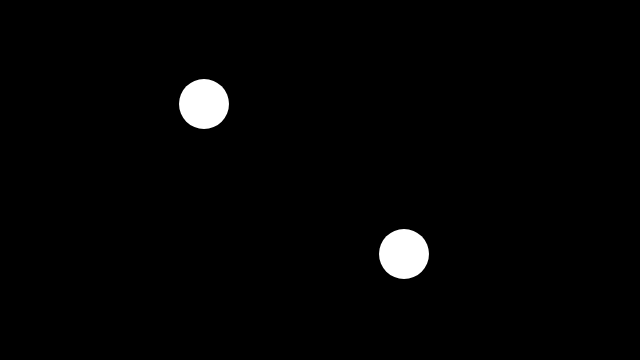
Frame 1 (no input)
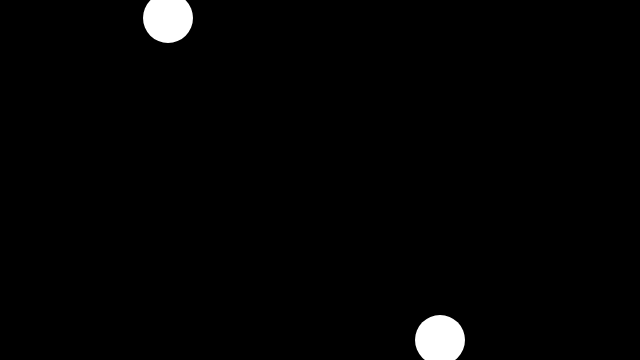
Frame 60 (no input)
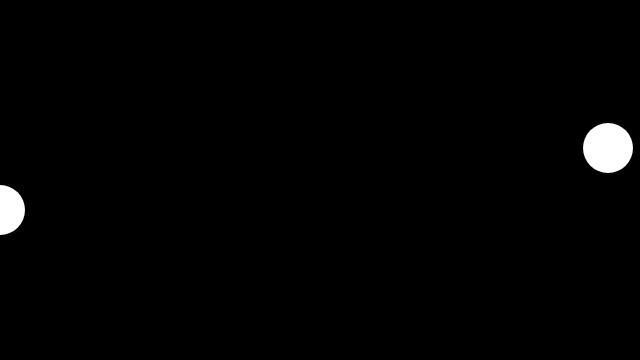
Frame 120 (the mouse pressed at the canvas centre since frame 60)

The p5.js sketch that drew these frames (run headless with seeded random() and noise() and a simulated clock; from frame 60 on, the mouse is pressed at the canvas centre):

// p5.js sketch
// ── sketch.js
var ballX = 200;
var ballY = 100;
var ballSpeedX = 4;
var ballSpeedY = 4;
var ballXa = 500;
var ballYa = 250;
var ballSpeedXa = 4;
var ballSpeedYa = 4;

function setup() {
	// create a place to draw
	createCanvas(640, 360);
	noStroke();
}

function draw() {

	//////////////////////////////
	// update

	// change position
	ballX = ballX + ballSpeedX;
	ballY = ballY + ballSpeedY;
	ballXa = ballXa + ballSpeedXa;
	ballYa = ballYa + ballSpeedYa;


	// don't let the ball go to far

	// right
	if (ballX > width) {
		ballSpeedX = -ballSpeedX;
	} else {
		ballSpeedXa = -ballSpeedX;

	}

	// bottom
	if (ballY > height) {
		ballSpeedY = -ballSpeedY;
	} else {
		ballSpeedYa = ballSpeedY;
	}

	// left
	if (ballX < 0) {
		ballSpeedX = -ballSpeedX;
	} else {
		ballSpeedXa = -ballSpeedX;
	}

	// top
	if (ballY < 0) {
		ballSpeedY = -ballSpeedY;
	} else {
		ballSpeedYa = -ballSpeedY;
	}

	//////////////////////////////
	// draw

	background(0);
	ellipse(ballX, ballY, 50, 50);
	ellipse(ballXa - 100, ballYa, 50, 50);

}
